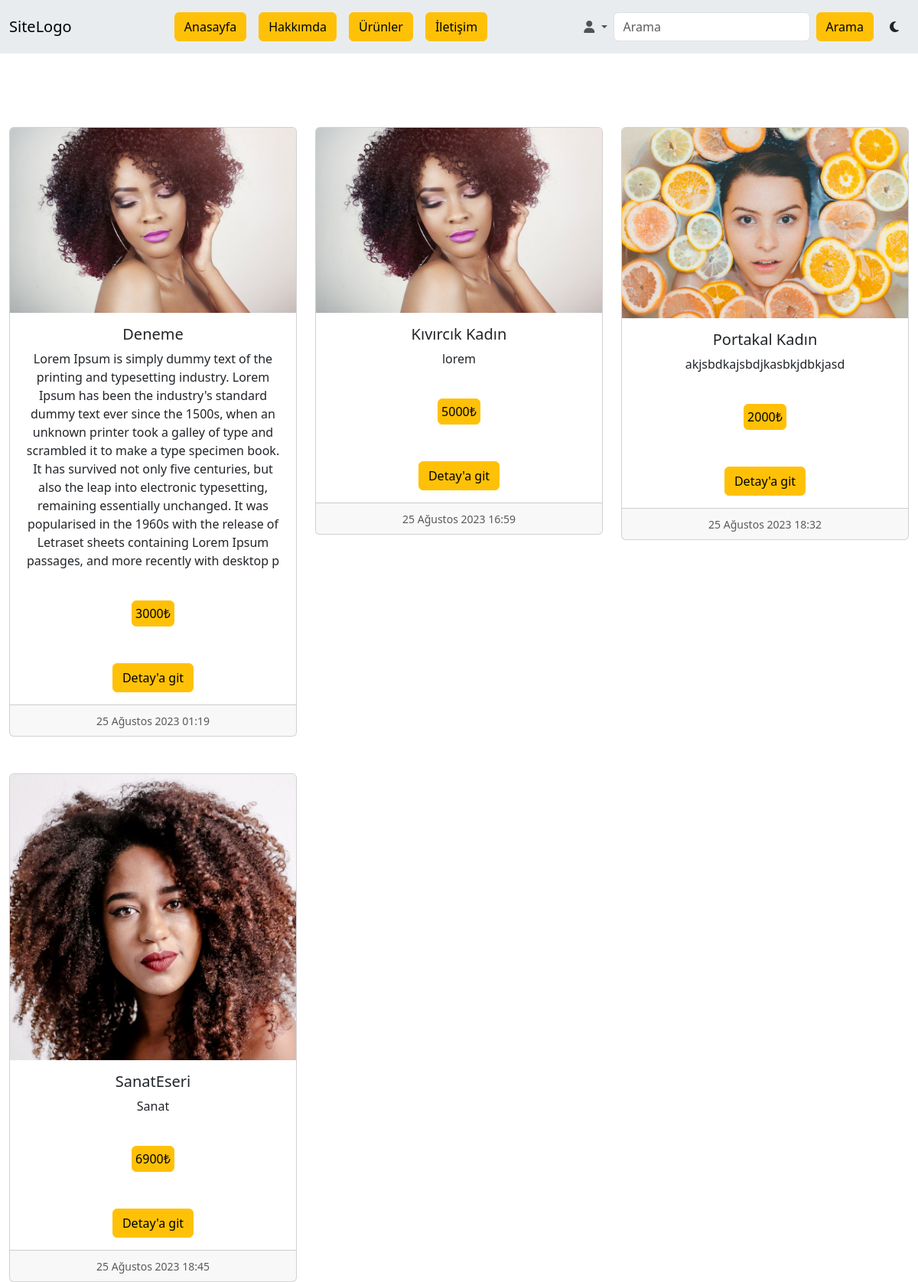
Before: /urunlerimiz with the older database file.
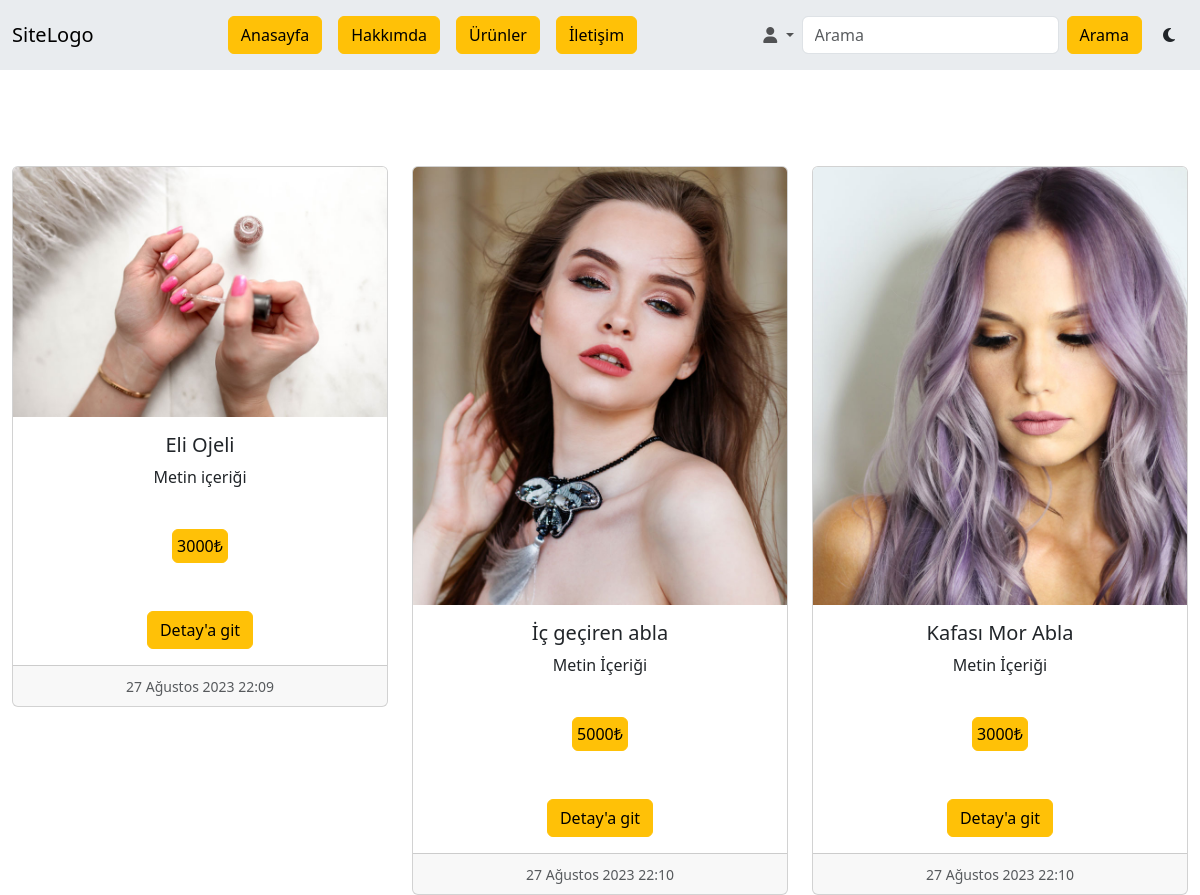
After: the same page with the newer database file.
### siteApp/models.py (models this page shows, shortened)
class Tasarim(models.Model):
    image = models.ImageField(("Resim Dosya"), upload_to="", height_field=None, width_field=None, max_length=None)
    fiyat = models.IntegerField(("Fiyat"), blank=True)
    sanatci = models.ForeignKey(User, verbose_name=("Sanatci"), on_delete=models.CASCADE)
    sanatEseriBaslik = models.CharField(("Sanat Eseri Başlığı"), max_length=500)
    sanatEseriAciklamasi = models.TextField(("Sanat Eseri İçeriği"), max_length=500)
    createdAt = models.DateTimeField(("Oluşturulma Tarihi"), auto_now=True)

### siteApp/views.py (the view)
# urls.py: path('urunlerimiz', urunler, name='urun'),
def urunler(request):
    context = {}
    urunler = Tasarim.objects.all()
    context['urunler'] = urunler
    return render(request, "urunler.html", context)

### siteApp/templates/urunler.html (shortened to what this page needs)
{% extends "base.html" %}
{% block site-icerik %}
<div class="row justify-content-center">
        {% include "./Components/_arts.html" %}
</div>
{% endblock site-icerik %}

### siteApp/templates/base.html (shortened to what this page needs)
{% load static %}
<!DOCTYPE html>
<html lang="en">
<head>
    <link href="https://cdn.jsdelivr.net/npm/bootstrap@5.3.1/dist/css/bootstrap.min.css" rel="stylesheet"
>
    <link rel="stylesheet" href="https://cdnjs.cloudflare.com/ajax/libs/font-awesome/6.4.2/css/all.min.css"
 />
    <link rel="stylesheet" href="https://cdn.jsdelivr.net/npm/swiper@10/swiper-bundle.min.css" />
    <link rel="stylesheet" href="{% static '/css/style.css' %}">
</head>
<body id="body">
    {% include "./Components/_navbar.html" %}
    {% block site-icerik %}
    {% endblock site-icerik %}
</body>
</html>

### siteApp/templates/Components/_navbar.html (shortened to what this page needs)
<nav class="navbar navbar-expand-lg bg-body-secondary">
    <div class="container-fluid">
      <a class="navbar-brand" href="{% url 'home' %}">SiteLogo</a>
      <div class="collapse navbar-collapse" id="navbarSupportedContent">
        <ul class="navbar-nav m-auto me-0 mb-2 mb-lg-0">
          <li class="nav-item">
            <a class="nav-link" href="{% url 'home' %}"><button class="btn btn-warning">Anasayfa</button></a>
          </li>
          <li class="nav-item">
            <a class="nav-link" href="{% url 'hakkimda' %}"><button class="btn btn-warning">Hakkımda</button></a>
          </li>
          <li class="nav-item">
            <a class="nav-link" href="{% url 'urun' %}"><button class="btn btn-warning">Ürünler</button></a>
          </li>
          <li class="nav-item">
            <a class="nav-link" href="{% url 'iletisim' %}"><button class="btn btn-warning">İletişim</button></a>
          </li>
        </ul>
        <ul class="navbar-nav ms-auto mb-2 mb-lg-0">
            <li class="nav-item dropdown">
                <a class="nav-link dropdown-toggle" href="#" role="button" data-bs-toggle="dropdown" aria-expanded="false">
                    <i class="fa-solid fa-user"></i>
                </a>
              </li>
        </ul>
        <form class="d-flex" role="search" method="post">
          <input class="form-control me-2" type="search" placeholder="Arama" aria-label="Search" name="search">
          <button class="btn btn-warning" type="submit">Arama</button>
        </form>
        <div class="ms-lg-2">
            <button id="darklightbtn" class="btn"></button>
        </div>
      </div>
    </div>
  </nav>

### siteApp/templates/Components/_arts.html (shortened to what this page needs)
<div class="row justify-center mt-5">
    {% if searchUrunler is None %}
    {% for urun in urunler %}
    <div class="col-md-4">
        <div class="card mt-5">
            <img src={{urun.image}} class="card-img-top" alt="...">
            <div class="card-body">
                <h5 class="card-title text-center">{{urun.sanatEseriBaslik}}</h5>
                <p style="overflow: hidden;" class="card-text text-center">{{urun.sanatEseriAciklamasi}}</p>
            </div>
            <div class="card-body text-center">
                <button class="btn btn-warning p-md-1 my-1 text-decoration-none mb-3 mt-2" role="button">
                    {{urun.fiyat}}₺
                </button>
            </div>
            <div class="card-body text-center">
                <button class="btn btn-warning"><a class="link-underline link-underline-opacity-0 link-body-emphasis" href="{% url 'urundetay' urun.id %}">Detay'a git</a></button>
            </div>
            <div class="card-footer text-center">
                <small class="text-body-secondary">{{urun.createdAt}}</small>
            </div>
        </div>
    </div>
    {% endfor %}
    {% endif %}
</div>

### siteApp/static/css/style.css (style rules this page uses)
* { margin: 0; padding: 0; box-sizing: border-box; }

Changed rows visible on the page:
removed Tasarim: image (picture), sanatEseriBaslik "Deneme", sanatEseriAciklamasi "Lorem Ipsum is simply dummy text of the printing and typesetting industry. Lorem Ipsum has been the industry's standard dummy text ever since the 1500s, when an unknown printer took a galley of type and scrambled it to make a type specimen book. It has survived not only five centuries, but also the leap into electronic typesetting, remaining essentially unchanged. It was popularised in the 1960s with the release of Letraset sheets containing Lorem Ipsum passages, and more recently with desktop p", fiyat "3000", createdAt "25 Ağustos 2023 01:19"
removed Tasarim: image (picture), sanatEseriBaslik "Kıvırcık Kadın", sanatEseriAciklamasi "lorem", fiyat "5000", createdAt "25 Ağustos 2023 16:59"
removed Tasarim: image (picture), sanatEseriBaslik "Portakal Kadın", sanatEseriAciklamasi "akjsbdkajsbdjkasbkjdbkjasd", fiyat "2000", createdAt "25 Ağustos 2023 18:32"
removed Tasarim: image (picture), sanatEseriBaslik "SanatEseri", sanatEseriAciklamasi "Sanat", fiyat "6900", createdAt "25 Ağustos 2023 18:45"
added Tasarim: image (picture), sanatEseriBaslik "Eli Ojeli", sanatEseriAciklamasi "Metin içeriği", fiyat "3000", createdAt "27 Ağustos 2023 22:09"
added Tasarim: image (picture), sanatEseriBaslik "İç geçiren abla", sanatEseriAciklamasi "Metin İçeriği", fiyat "5000", createdAt "27 Ağustos 2023 22:10"
added Tasarim: image (picture), sanatEseriBaslik "Kafası Mor Abla", sanatEseriAciklamasi "Metin İçeriği", fiyat "3000", createdAt "27 Ağustos 2023 22:10"
